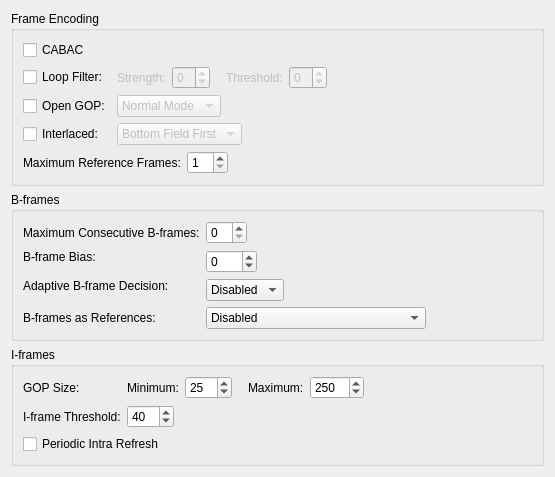
     <widget class="QWidget" name="tab_4">
      <attribute name="title">
       <string>Frame</string>
      </attribute>
      <layout class="QVBoxLayout" name="verticalLayout_7">
       <item>
        <widget class="QGroupBox" name="groupBox_6">
         <property name="title">
          <string>Frame Encoding</string>
         </property>
         <layout class="QVBoxLayout" name="verticalLayout_3">
          <item>
           <widget class="QCheckBox" name="cabacCheckBox">
            <property name="text">
             <string>CABAC</string>
            </property>
           </widget>
          </item>
          <item>
           <layout class="QGridLayout" name="gridLayout_2">
            <item row="0" column="0">
             <widget class="QCheckBox" name="loopFilterCheckBox">
              <property name="text">
               <string>Loop Filter:</string>
              </property>
             </widget>
            </item>
            <item row="0" column="1">
             <layout class="QHBoxLayout">
              <property name="spacing">
               <number>6</number>
              </property>
              <property name="margin">
               <number>0</number>
              </property>
              <item>
               <widget class="QLabel" name="alphaC0Label">
                <property name="enabled">
                 <bool>false</bool>
                </property>
                <property name="text">
                 <string>Strength:</string>
                </property>
               </widget>
              </item>
              <item>
               <widget class="QSpinBox" name="alphaC0SpinBox">
                <property name="enabled">
                 <bool>false</bool>
                </property>
                <property name="minimum">
                 <number>-6</number>
                </property>
                <property name="maximum">
                 <number>6</number>
                </property>
               </widget>
              </item>
              <item>
               <spacer name="spacer_23">
                <property name="orientation">
                 <enum>Qt::Horizontal</enum>
                </property>
                <property name="sizeType">
                 <enum>QSizePolicy::Fixed</enum>
                </property>
                <property name="sizeHint" stdset="0">
                 <size>
                  <width>10</width>
                  <height>0</height>
                 </size>
                </property>
               </spacer>
              </item>
              <item>
               <widget class="QLabel" name="betaLabel">
                <property name="enabled">
                 <bool>false</bool>
                </property>
                <property name="text">
                 <string>Threshold:</string>
                </property>
               </widget>
              </item>
              <item>
               <widget class="QSpinBox" name="betaSpinBox">
                <property name="enabled">
                 <bool>false</bool>
                </property>
                <property name="minimum">
                 <number>-6</number>
                </property>
                <property name="maximum">
                 <number>6</number>
                </property>
               </widget>
              </item>
              <item>
               <spacer name="spacer_21">
                <property name="orientation">
                 <enum>Qt::Horizontal</enum>
                </property>
                <property name="sizeHint" stdset="0">
                 <size>
                  <width>0</width>
                  <height>0</height>
                 </size>
                </property>
               </spacer>
              </item>
             </layout>
            </item>
            <item row="1" column="0">
             <widget class="QCheckBox" name="openGopCheckBox">
              <property name="text">
               <string>Open GOP:</string>
              </property>
             </widget>
            </item>
            <item row="1" column="1">
             <layout class="QHBoxLayout" name="horizontalLayout_4">
              <item>
               <widget class="QComboBox" name="openGopComboBox">
                <property name="enabled">
                 <bool>false</bool>
                </property>
                <item>
                 <property name="text">
                  <string>Normal Mode</string>
                 </property>
                </item>
                <item>
                 <property name="text">
                  <string>Blu-ray Mode</string>
                 </property>
                </item>
               </widget>
              </item>
              <item>
               <spacer name="horizontalSpacer_5">
                <property name="orientation">
                 <enum>Qt::Horizontal</enum>
                </property>
                <property name="sizeHint" stdset="0">
                 <size>
                  <width>40</width>
                  <height>20</height>
                 </size>
                </property>
               </spacer>
              </item>
             </layout>
            </item>
            <item row="2" column="0">
             <widget class="QCheckBox" name="interlacedCheckBox">
              <property name="text">
               <string>Interlaced:</string>
              </property>
             </widget>
            </item>
            <item row="2" column="1">
             <layout class="QHBoxLayout" name="horizontalLayout">
              <item>
               <widget class="QComboBox" name="interlacedComboBox">
                <property name="enabled">
                 <bool>false</bool>
                </property>
                <item>
                 <property name="text">
                  <string>Bottom Field First</string>
                 </property>
                </item>
                <item>
                 <property name="text">
                  <string>Top Field First</string>
                 </property>
                </item>
                <item>
                 <property name="text">
                  <string>Fake Interlaced</string>
                 </property>
                </item>
               </widget>
              </item>
              <item>
               <spacer name="horizontalSpacer_2">
                <property name="orientation">
                 <enum>Qt::Horizontal</enum>
                </property>
                <property name="sizeHint" stdset="0">
                 <size>
                  <width>40</width>
                  <height>20</height>
                 </size>
                </property>
               </spacer>
              </item>
             </layout>
            </item>
           </layout>
          </item>
          <item>
           <layout class="QHBoxLayout" name="_3">
            <property name="leftMargin">
             <number>0</number>
            </property>
            <item>
             <widget class="QLabel" name="label_30">
              <property name="text">
               <string>Maximum Reference Frames:</string>
              </property>
             </widget>
            </item>
            <item>
             <layout class="QHBoxLayout">
              <property name="spacing">
               <number>6</number>
              </property>
              <property name="margin">
               <number>0</number>
              </property>
              <item>
               <widget class="QSpinBox" name="refFramesSpinBox">
                <property name="minimum">
                 <number>1</number>
                </property>
                <property name="maximum">
                 <number>16</number>
                </property>
               </widget>
              </item>
              <item>
               <spacer name="spacer_24">
                <property name="orientation">
                 <enum>Qt::Horizontal</enum>
                </property>
                <property name="sizeHint" stdset="0">
                 <size>
                  <width>0</width>
                  <height>0</height>
                 </size>
                </property>
               </spacer>
              </item>
             </layout>
            </item>
           </layout>
          </item>
         </layout>
        </widget>
       </item>
       <item>
        <widget class="QGroupBox" name="groupBox_9">
         <property name="title">
          <string>B-frames</string>
         </property>
         <layout class="QGridLayout">
          <property name="margin">
           <number>9</number>
          </property>
          <property name="spacing">
           <number>6</number>
          </property>
          <item row="4" column="0">
           <widget class="QLabel" name="label_33">
            <property name="text">
             <string>B-frames as References:</string>
            </property>
           </widget>
          </item>
          <item row="4" column="1">
           <layout class="QHBoxLayout">
            <property name="spacing">
             <number>6</number>
            </property>
            <property name="margin">
             <number>0</number>
            </property>
            <item>
             <widget class="QComboBox" name="bFrameRefComboBox">
              <item>
               <property name="text">
                <string>Disabled</string>
               </property>
              </item>
              <item>
               <property name="text">
                <string>Strictly Hierarchical Pyramid</string>
               </property>
              </item>
              <item>
               <property name="text">
                <string>Non-strict (Not Blu-ray Compatible)</string>
               </property>
              </item>
             </widget>
            </item>
            <item>
             <spacer name="spacer_28">
              <property name="orientation">
               <enum>Qt::Horizontal</enum>
              </property>
              <property name="sizeHint" stdset="0">
               <size>
                <width>0</width>
                <height>0</height>
               </size>
              </property>
             </spacer>
            </item>
           </layout>
          </item>
          <item row="3" column="1">
           <layout class="QHBoxLayout">
            <property name="spacing">
             <number>6</number>
            </property>
            <property name="margin">
             <number>0</number>
            </property>
            <item>
             <widget class="QComboBox" name="adaptiveBFrameComboBox">
              <item>
               <property name="text">
                <string>Disabled</string>
               </property>
              </item>
              <item>
               <property name="text">
                <string>Fast</string>
               </property>
              </item>
              <item>
               <property name="text">
                <string>Optimal</string>
               </property>
              </item>
             </widget>
            </item>
            <item>
             <spacer name="spacer_27">
              <property name="orientation">
               <enum>Qt::Horizontal</enum>
              </property>
              <property name="sizeHint" stdset="0">
               <size>
                <width>0</width>
                <height>0</height>
               </size>
              </property>
             </spacer>
            </item>
           </layout>
          </item>
          <item row="1" column="1" rowspan="2">
           <layout class="QHBoxLayout">
            <property name="spacing">
             <number>6</number>
            </property>
            <property name="margin">
             <number>0</number>
            </property>
            <item>
             <widget class="QSpinBox" name="BFrameBiasSpinBox">
              <property name="minimum">
               <number>-100</number>
              </property>
              <property name="maximum">
               <number>100</number>
              </property>
             </widget>
            </item>
            <item>
             <spacer name="spacer_26">
              <property name="orientation">
               <enum>Qt::Horizontal</enum>
              </property>
              <property name="sizeHint" stdset="0">
               <size>
                <width>0</width>
                <height>0</height>
               </size>
              </property>
             </spacer>
            </item>
           </layout>
          </item>
          <item row="0" column="1">
           <layout class="QHBoxLayout">
            <property name="spacing">
             <number>6</number>
            </property>
            <property name="margin">
             <number>0</number>
            </property>
            <item>
             <widget class="QSpinBox" name="maxBFramesSpinBox">
              <property name="maximum">
               <number>16</number>
              </property>
             </widget>
            </item>
            <item>
             <spacer name="spacer_25">
              <property name="orientation">
               <enum>Qt::Horizontal</enum>
              </property>
              <property name="sizeHint" stdset="0">
               <size>
                <width>0</width>
                <height>0</height>
               </size>
              </property>
             </spacer>
            </item>
           </layout>
          </item>
          <item row="1" column="0">
           <widget class="QLabel" name="label_29">
            <property name="text">
             <string>B-frame Bias:</string>
            </property>
           </widget>
          </item>
          <item row="0" column="0">
           <widget class="QLabel" name="label_31">
            <property name="text">
             <string>Maximum Consecutive B-frames:</string>
            </property>
           </widget>
          </item>
          <item row="2" column="0" rowspan="2">
           <widget class="QLabel" name="label_4">
            <property name="text">
             <string>Adaptive B-frame Decision:</string>
            </property>
           </widget>
          </item>
         </layout>
        </widget>
       </item>
       <item>
        <widget class="QGroupBox" name="groupBox_8">
         <property name="title">
          <string>I-frames</string>
         </property>
         <layout class="QVBoxLayout" name="verticalLayout_6">
          <item>
           <layout class="QGridLayout" name="gridLayout_3">
            <item row="0" column="0">
             <widget class="QLabel" name="label_34">
              <property name="text">
               <string>GOP Size:</string>
              </property>
             </widget>
            </item>
            <item row="0" column="1">
             <layout class="QHBoxLayout" name="horizontalLayout_2">
              <item>
               <widget class="QLabel" name="label_28">
                <property name="text">
                 <string>Minimum:</string>
                </property>
               </widget>
              </item>
              <item>
               <widget class="QSpinBox" name="minGopSizeSpinBox">
                <property name="maximum">
                 <number>100</number>
                </property>
                <property name="value">
                 <number>25</number>
                </property>
               </widget>
              </item>
              <item>
               <spacer name="spacer_29">
                <property name="orientation">
                 <enum>Qt::Horizontal</enum>
                </property>
                <property name="sizeType">
                 <enum>QSizePolicy::Fixed</enum>
                </property>
                <property name="sizeHint" stdset="0">
                 <size>
                  <width>10</width>
                  <height>0</height>
                 </size>
                </property>
               </spacer>
              </item>
              <item>
               <widget class="QLabel" name="label_26">
                <property name="text">
                 <string>Maximum:</string>
                </property>
               </widget>
              </item>
              <item>
               <widget class="QSpinBox" name="maxGopSizeSpinBox">
                <property name="maximum">
                 <number>1000</number>
                </property>
                <property name="value">
                 <number>250</number>
                </property>
               </widget>
              </item>
              <item>
               <spacer name="spacer_30">
                <property name="orientation">
                 <enum>Qt::Horizontal</enum>
                </property>
                <property name="sizeHint" stdset="0">
                 <size>
                  <width>168</width>
                  <height>13</height>
                 </size>
                </property>
               </spacer>
              </item>
             </layout>
            </item>
            <item row="1" column="0">
             <widget class="QLabel" name="label_27">
              <property name="text">
               <string>I-frame Threshold:</string>
              </property>
             </widget>
            </item>
            <item row="1" column="1">
             <layout class="QHBoxLayout">
              <property name="spacing">
               <number>6</number>
              </property>
              <property name="margin">
               <number>0</number>
              </property>
              <item>
               <widget class="QSpinBox" name="IFrameThresholdSpinBox">
                <property name="maximum">
                 <number>100</number>
                </property>
                <property name="value">
                 <number>40</number>
                </property>
               </widget>
              </item>
              <item>
               <spacer name="spacer_31">
                <property name="orientation">
                 <enum>Qt::Horizontal</enum>
                </property>
                <property name="sizeHint" stdset="0">
                 <size>
                  <width>0</width>
                  <height>0</height>
                 </size>
                </property>
               </spacer>
              </item>
             </layout>
            </item>
           </layout>
          </item>
          <item>
           <widget class="QCheckBox" name="intraRefreshCheckBox">
            <property name="text">
             <string>Periodic Intra Refresh</string>
            </property>
           </widget>
          </item>
         </layout>
        </widget>
       </item>
       <item>
        <spacer name="spacer_32">
         <property name="orientation">
          <enum>Qt::Vertical</enum>
         </property>
         <property name="sizeHint" stdset="0">
          <size>
           <width>0</width>
           <height>0</height>
          </size>
         </property>
        </spacer>
       </item>
      </layout>
     </widget>
